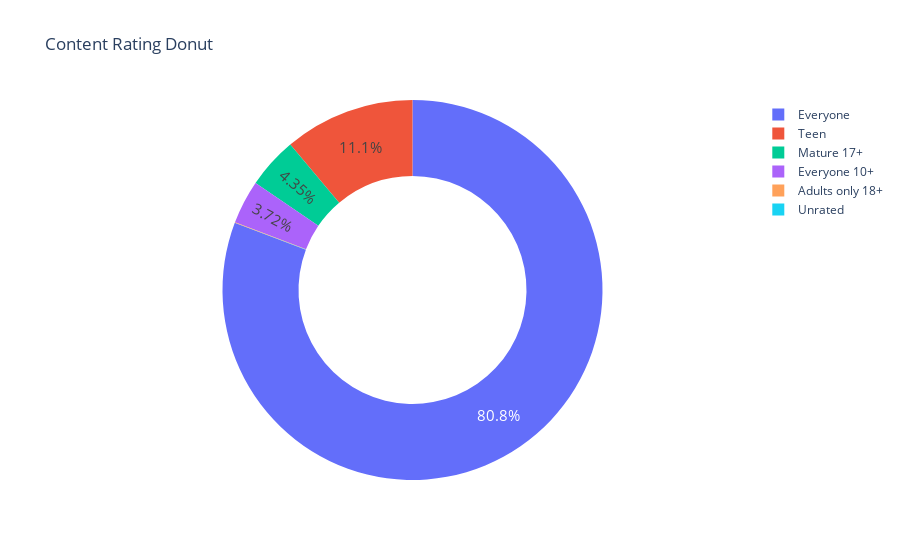

Notebook code for this chart:
### Code cell
fig_donut = px.pie(labels = rating.index,
                  values = rating.values,
                  title = "Content Rating Donut",
                  names = rating.index,
                  hole=0.6)
fig_donut.update_traces(
    textposition = "inside",
    textfont_size = 15,
    textinfo = 'percent'
)
fig_donut.show()

### Figure 1 — Plotly figure (JSON) as saved in the notebook; plotly's stock layout.template omitted (floating-point values rounded to 4 significant figures)
{"data": [{"domain": {"x": [0, 1], "y": [0, 1]}, "hole": 0.6, "hovertemplate": "label=%{label}<br>value=%{value}<extra></extra>", "labels": ["Everyone", "Teen", "Mature 17+", "Everyone 10+", "Adults only 18+", "Unrated"], "legendgroup": "", "name": "", "showlegend": true, "textfont": {"size": 15}, "textinfo": "percent", "textposition": "inside", "type": "pie", "values": [6621, 912, 357, 305, 3, 1]}], "layout": {"autosize": true, "legend": {"tracegroupgap": 0}, "title": {"text": "Content Rating Donut"}}}
